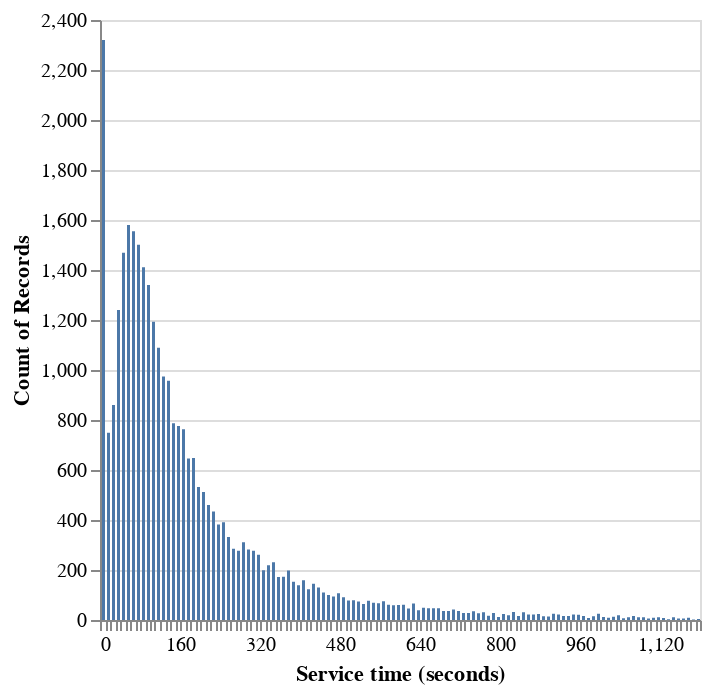

Notebook code cell kept with this figure:
### Code cell
(ips:plot
 (vega:defplot call-plot `(:mark :bar
                           :data (:values ,(filter-rows call-times '(> 1200 length)))
                           :width 300
                           :encoding (:x (:field length :bin (:step 10) :title "Service time (seconds)")
                                      :y (:aggregate "count")))))

### Figure 1 — Vega-Lite specification as saved in the notebook (floating-point values rounded to 4 significant figures; data arrays with more than 128 entries replaced by an {"elided": "..."} marker saying what was removed)
{"$schema": "https://vega.github.io/schema/vega-lite/v5.json", "data": {"values": {"elided": "31247 records"}}, "encoding": {"x": {"bin": {"step": 10}, "field": "length", "title": "Service time (seconds)"}, "y": {"aggregate": "count"}}, "mark": "bar", "width": 300}
